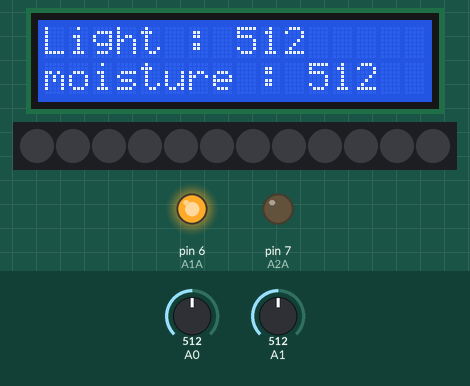
Bench run of a sketch on a simulated Arduino Uno, built with avr-gcc and run on an emulated ATmega328P. Shown: 16×2 character LCD, 12 RGB LEDs in strip order, left to right, output pins drawn as LEDs (lit = HIGH). The inputs (shaded band) are chosen by the test bench; at power-on: A0 = 512, A1 = 512. Dim RGB values are drawn brighter than linear; pins used as bus, display or sensor lines are not drawn.

Above: at 1.2 s.
1.3 s: A0 set to 390
At 14.1 s:
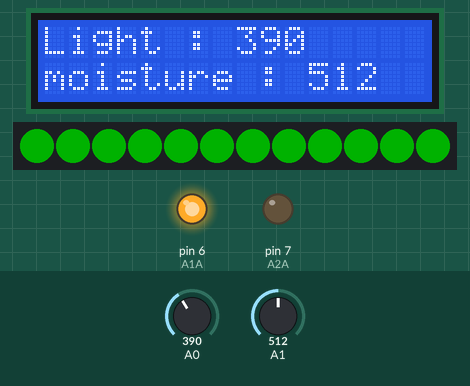
14.6 s: A1 set to 390
At 27.3 s:
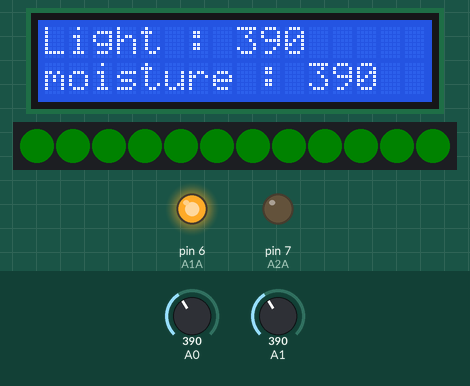
27.6 s: A0 set to 410
At 39.7 s:
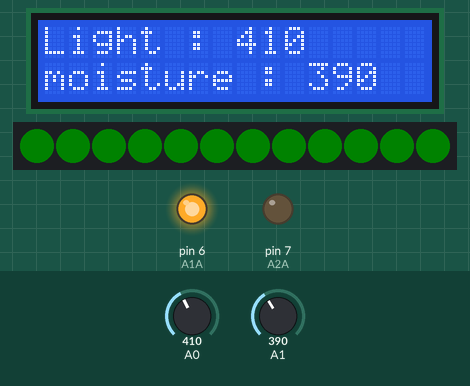
40.6 s: A1 set to 410
At 53.1 s:
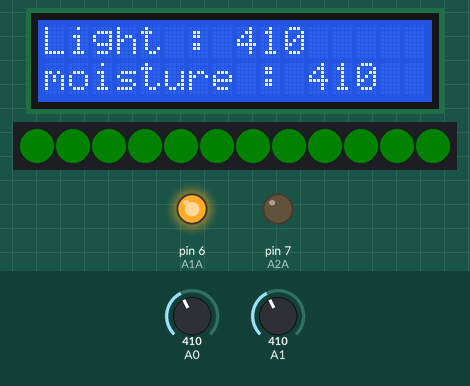
53.7 s: A0 set to 511
At 66.4 s:
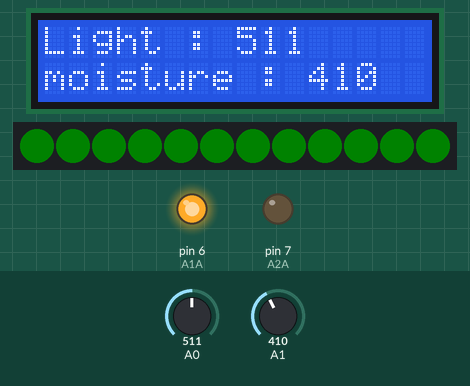
66.7 s: A1 set to 511
At 78.7 s:
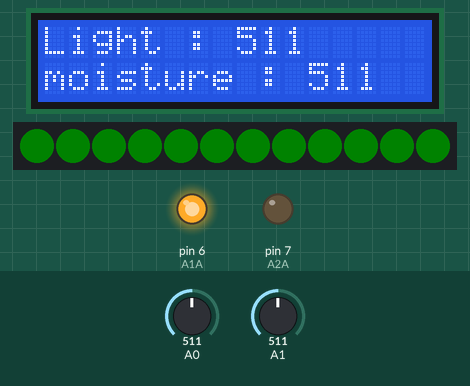
Timing chart, 0 to 80.2 s (numbered marks = the images above; inputs shaded):
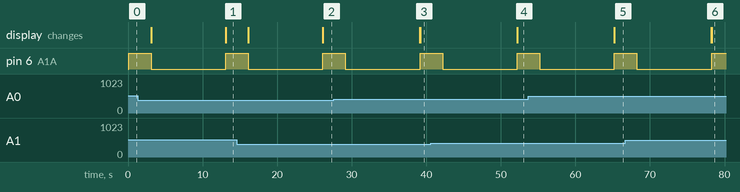

The sketch:

sketch_12_1_WaterPump.ino
```cpp
#include <LiquidCrystal_I2C.h>
#include <Adafruit_NeoPixel.h>
#include <Wire.h>
#define NEO_PIN 8
#define NUM_LEDS 12

int A1A = 6;
int A2A = 7;

LiquidCrystal_I2C lcd(0x27, 16, 2);
Adafruit_NeoPixel LED = Adafruit_NeoPixel(NUM_LEDS, NEO_PIN, NEO_GRB + NEO_KHZ800);

void setup() {
  // put your setup code here, to run once:
  pinMode(8,OUTPUT);
  Serial.begin(9600);
  lcd.init();
  lcd.backlight();
  LED.begin();
  LED.setBrightness(100);
  pinMode(A1A,OUTPUT);
  pinMode(A2A, OUTPUT);
}

void loop() {
  // put your main code here, to run repeatedly:
  int light = analogRead(A0);
  int Soil_moisture = analogRead(A1);
  lcd.setCursor(0,1);
  lcd.print("moisture : ");
  lcd.print(Soil_moisture);

  lcd.setCursor(0,0);
  lcd.print("Light : ");
  lcd.print(light);

  if(light>400){
    lcd.setCursor(0,1);
    digitalWrite(8,LOW);
  }
  if(light<=400){
    lcd.setCursor(0,1);
    digitalWrite(8,HIGH);
    LED.setBrightness(400-light);
  }

  LED.setPixelColor(0, LED.Color(0, 150, 0));
  LED.setPixelColor(1, LED.Color(0, 150, 0));
  LED.setPixelColor(2, LED.Color(0, 150, 0));
  LED.setPixelColor(3, LED.Color(0, 150, 0));
  LED.setPixelColor(4, LED.Color(0, 150, 0));
  LED.setPixelColor(5, LED.Color(0, 150, 0));
  LED.setPixelColor(6, LED.Color(0, 150, 0));
  LED.setPixelColor(7, LED.Color(0, 150, 0));
  LED.setPixelColor(8, LED.Color(0, 150, 0));
  LED.setPixelColor(9, LED.Color(0, 150, 0));
  LED.setPixelColor(10, LED.Color(0, 150, 0));
  LED.setPixelColor(11, LED.Color(0, 150, 0));

  if(Soil_moisture>200){
    digitalWrite(A1A, HIGH);
    delay(3000);
    digitalWrite(A1A, LOW);
    digitalWrite(A2A, LOW);

  }
  else{
    digitalWrite(A1A, LOW);
    digitalWrite(A2A, LOW);
  }

  LED.show();
  delay(10000);
  lcd.clear();
}
```

Measured:
- after the input at 27.6 s, the display: first differs from a run without the input after 11.6 s (image 3)
- after the input at 40.6 s, the display: first differs from a run without the input after 11.6 s (image 4)
- after the input at 53.7 s, the display: first differs from a run without the input after 11.5 s (image 5)
- after the input at 66.7 s, the display: first differs from a run without the input after 11.6 s (image 6)
